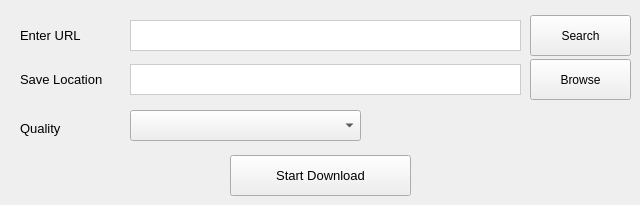
    <widget class="QWidget" name="tab_2">
     <attribute name="title">
      <string> Download Youtube Video</string>
     </attribute>
     <widget class="QLabel" name="label_3">
      <property name="geometry">
       <rect>
        <x>20</x>
        <y>64</y>
        <width>101</width>
        <height>31</height>
       </rect>
      </property>
      <property name="font">
       <font>
        <pointsize>10</pointsize>
       </font>
      </property>
      <property name="text">
       <string>Save Location</string>
      </property>
     </widget>
     <widget class="QLineEdit" name="videoUrlText">
      <property name="geometry">
       <rect>
        <x>130</x>
        <y>20</y>
        <width>391</width>
        <height>31</height>
       </rect>
      </property>
      <property name="styleSheet">
       <string notr="true">QLineEdit {
	border: 1px solid #ccc;
}</string>
      </property>
     </widget>
     <widget class="QLabel" name="label_4">
      <property name="geometry">
       <rect>
        <x>20</x>
        <y>20</y>
        <width>71</width>
        <height>31</height>
       </rect>
      </property>
      <property name="minimumSize">
       <size>
        <width>0</width>
        <height>0</height>
       </size>
      </property>
      <property name="font">
       <font>
        <pointsize>10</pointsize>
       </font>
      </property>
      <property name="text">
       <string>Enter URL</string>
      </property>
     </widget>
     <widget class="QPushButton" name="browseBtnVideo">
      <property name="geometry">
       <rect>
        <x>530</x>
        <y>59</y>
        <width>101</width>
        <height>41</height>
       </rect>
      </property>
      <property name="font">
       <font>
        <pointsize>9</pointsize>
       </font>
      </property>
      <property name="cursor">
       <cursorShape>PointingHandCursor</cursorShape>
      </property>
      <property name="text">
       <string>Browse</string>
      </property>
     </widget>
     <widget class="QLineEdit" name="locationTextVideo">
      <property name="geometry">
       <rect>
        <x>130</x>
        <y>64</y>
        <width>391</width>
        <height>31</height>
       </rect>
      </property>
      <property name="styleSheet">
       <string notr="true">QLineEdit {
	border: 1px solid #ccc;
}</string>
      </property>
     </widget>
     <widget class="QLabel" name="label_5">
      <property name="geometry">
       <rect>
        <x>20</x>
        <y>120</y>
        <width>61</width>
        <height>16</height>
       </rect>
      </property>
      <property name="font">
       <font>
        <pointsize>10</pointsize>
       </font>
      </property>
      <property name="text">
       <string>Quality</string>
      </property>
     </widget>
     <widget class="QComboBox" name="comboBox">
      <property name="geometry">
       <rect>
        <x>130</x>
        <y>110</y>
        <width>231</width>
        <height>31</height>
       </rect>
      </property>
     </widget>
     <widget class="QPushButton" name="downloadBtn_Yvideo">
      <property name="geometry">
       <rect>
        <x>230</x>
        <y>155</y>
        <width>181</width>
        <height>41</height>
       </rect>
      </property>
      <property name="font">
       <font>
        <pointsize>10</pointsize>
       </font>
      </property>
      <property name="cursor">
       <cursorShape>PointingHandCursor</cursorShape>
      </property>
      <property name="styleSheet">
       <string notr="true"/>
      </property>
      <property name="text">
       <string>Start Download</string>
      </property>
     </widget>
     <widget class="QPushButton" name="getVideoBtn">
      <property name="geometry">
       <rect>
        <x>530</x>
        <y>15</y>
        <width>101</width>
        <height>41</height>
       </rect>
      </property>
      <property name="font">
       <font>
        <pointsize>9</pointsize>
       </font>
      </property>
      <property name="cursor">
       <cursorShape>PointingHandCursor</cursorShape>
      </property>
      <property name="text">
       <string>Search</string>
      </property>
     </widget>
    </widget>
